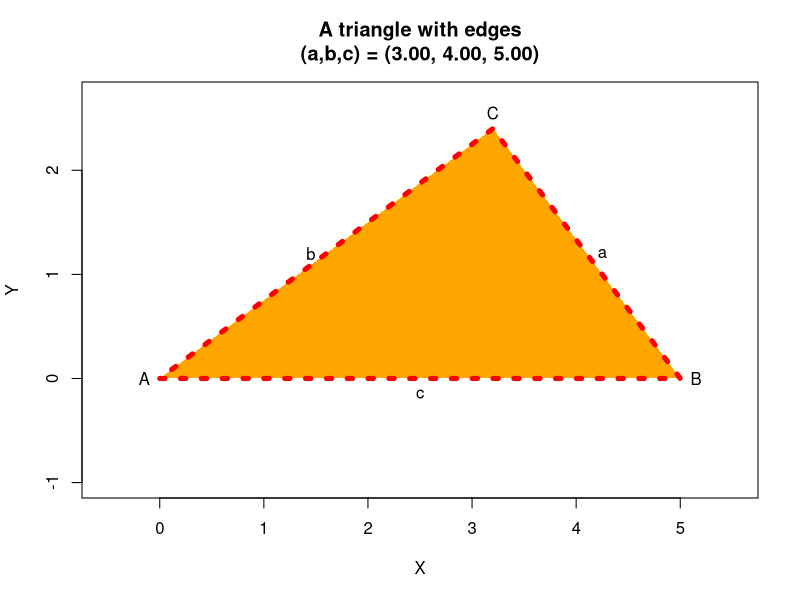
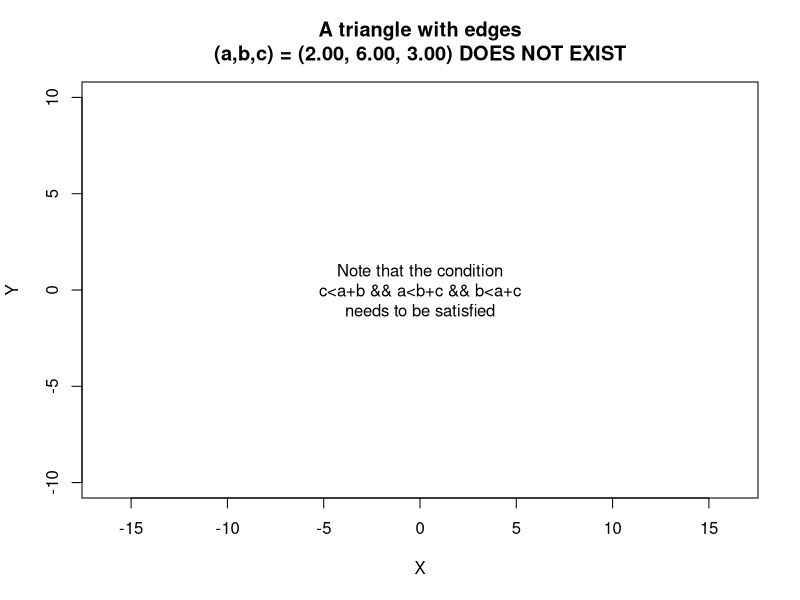
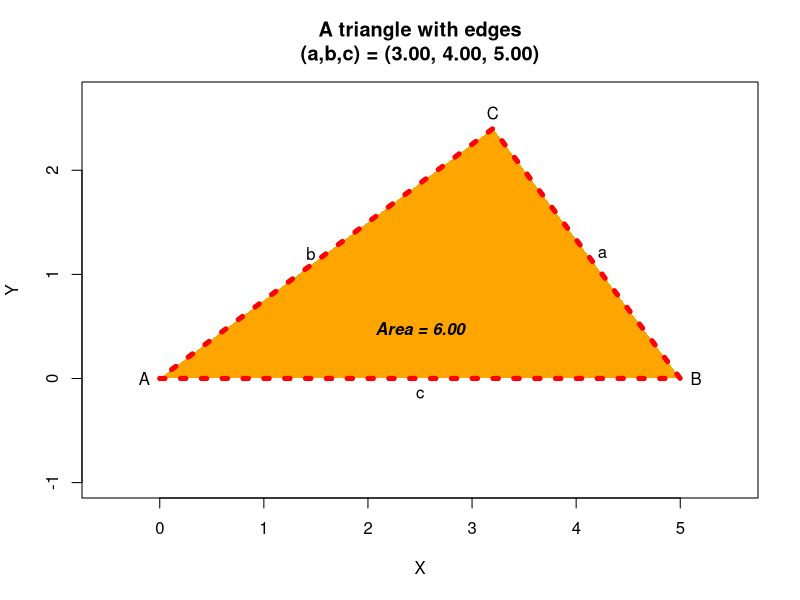

The R script that drew these images, in order:
## ---- chunk 1
a <- 3
b <- 4
c <- 5
## ---- chunk 2

area <- FALSE

areaTextPointXcoordinate <- function(xb,xc) {
  out <- xb
  if(xc<0) {
    out <- xb+xc
  } else if(xc>xb) {
    out <- xc
  }
  out/2
}

if( c>a+b || a>b+c || b>a+c) {
  area <- 0
  plot(c(-10,10),c(-10,10),type="n",xlab="X",ylab="Y",main=sprintf("A triangle with edges\n(a,b,c) = (%.2f, %.2f, %.2f) DOES NOT EXIST",a,b,c),asp=1)
  text(0,0,"Note that the condition\nc<a+b && a<b+c && b<a+c\nneeds to be satisfied")
} else {
  
  cosAlpha <-(a*a - c*c - b*b)/c/b/2
  if(a>b) {
    cosAlpha = -abs(cosAlpha)
  } else {
    cosAlpha = abs(cosAlpha)
  }
  sinAlpha <- sqrt(1 - cosAlpha*cosAlpha)
  
  xa <- 0
  ya <- 0
  xb <- c
  yb <- 0
  xc <- b*cosAlpha
  yc <- b*sinAlpha
  
  epsilon <- 0.05*min(c(a,b,c))
  plot(c(min(xc,0)-2*epsilon,max(xc,xb)+2*epsilon),c(-1,yc+2*epsilon),type="n",xlab="X",ylab="Y",main=sprintf("A triangle with edges\n(a,b,c) = (%.2f, %.2f, %.2f)",a,b,c),asp=1)
  polygon(x=c(0,xb,xc,0),y=c(0,yb,yc,0),col="orange",lty=3,lwd=5,border="red")
  
  text(-epsilon,0,"A")
  text(xb+epsilon,0,"B")
  text(xc,yc+epsilon,"C")
  text(xb+(xc-xb)/2+epsilon,yc/2,"a")
  text(xc/2-epsilon,yc/2,"b")
  text(xb/2,-epsilon,"c")
  if(area) {
    text(areaTextPointXcoordinate(xb,xc),yc/5,sprintf("Area = %.2f",xb*yc/2),font=4)
  }
}
## ---- chunk 3
a <- 2
b <- 6
c <- 3
area <- FALSE

areaTextPointXcoordinate <- function(xb,xc) {
  out <- xb
  if(xc<0) {
    out <- xb+xc
  } else if(xc>xb) {
    out <- xc
  }
  out/2
}

if( c>a+b || a>b+c || b>a+c) {
  area <- 0
  plot(c(-10,10),c(-10,10),type="n",xlab="X",ylab="Y",main=sprintf("A triangle with edges\n(a,b,c) = (%.2f, %.2f, %.2f) DOES NOT EXIST",a,b,c),asp=1)
  text(0,0,"Note that the condition\nc<a+b && a<b+c && b<a+c\nneeds to be satisfied")
} else {
  
  cosAlpha <-(a*a - c*c - b*b)/c/b/2
  if(a>b) {
    cosAlpha = -abs(cosAlpha)
  } else {
    cosAlpha = abs(cosAlpha)
  }
  sinAlpha <- sqrt(1 - cosAlpha*cosAlpha)
  
  xa <- 0
  ya <- 0
  xb <- c
  yb <- 0
  xc <- b*cosAlpha
  yc <- b*sinAlpha
  
  epsilon <- 0.05*min(c(a,b,c))
  plot(c(min(xc,0)-2*epsilon,max(xc,xb)+2*epsilon),c(-1,yc+2*epsilon),type="n",xlab="X",ylab="Y",main=sprintf("A triangle with edges\n(a,b,c) = (%.2f, %.2f, %.2f)",a,b,c),asp=1)
  polygon(x=c(0,xb,xc,0),y=c(0,yb,yc,0),col="orange",lty=3,lwd=5,border="red")
  
  text(-epsilon,0,"A")
  text(xb+epsilon,0,"B")
  text(xc,yc+epsilon,"C")
  text(xb+(xc-xb)/2+epsilon,yc/2,"a")
  text(xc/2-epsilon,yc/2,"b")
  text(xb/2,-epsilon,"c")
  if(area) {
    text(areaTextPointXcoordinate(xb,xc),yc/5,sprintf("Area = %.2f",xb*yc/2),font=4)
  }
}
## ---- chunk 4
a <- 3
b <- 4
c <- 5
area <- TRUE

areaTextPointXcoordinate <- function(xb,xc) {
  out <- xb
  if(xc<0) {
    out <- xb+xc
  } else if(xc>xb) {
    out <- xc
  }
  out/2
}

if( c>a+b || a>b+c || b>a+c) {
  area <- 0
  plot(c(-10,10),c(-10,10),type="n",xlab="X",ylab="Y",main=sprintf("A triangle with edges\n(a,b,c) = (%.2f, %.2f, %.2f) DOES NOT EXIST",a,b,c),asp=1)
  text(0,0,"Note that the condition\nc<a+b && a<b+c && b<a+c\nneeds to be satisfied")
} else {
  
  cosAlpha <-(a*a - c*c - b*b)/c/b/2
  if(a>b) {
    cosAlpha = -abs(cosAlpha)
  } else {
    cosAlpha = abs(cosAlpha)
  }
  sinAlpha <- sqrt(1 - cosAlpha*cosAlpha)
  
  xa <- 0
  ya <- 0
  xb <- c
  yb <- 0
  xc <- b*cosAlpha
  yc <- b*sinAlpha
  
  epsilon <- 0.05*min(c(a,b,c))
  plot(c(min(xc,0)-2*epsilon,max(xc,xb)+2*epsilon),c(-1,yc+2*epsilon),type="n",xlab="X",ylab="Y",main=sprintf("A triangle with edges\n(a,b,c) = (%.2f, %.2f, %.2f)",a,b,c),asp=1)
  polygon(x=c(0,xb,xc,0),y=c(0,yb,yc,0),col="orange",lty=3,lwd=5,border="red")
  
  text(-epsilon,0,"A")
  text(xb+epsilon,0,"B")
  text(xc,yc+epsilon,"C")
  text(xb+(xc-xb)/2+epsilon,yc/2,"a")
  text(xc/2-epsilon,yc/2,"b")
  text(xb/2,-epsilon,"c")
  if(area) {
    text(areaTextPointXcoordinate(xb,xc),yc/5,sprintf("Area = %.2f",xb*yc/2),font=4)
  }
}
